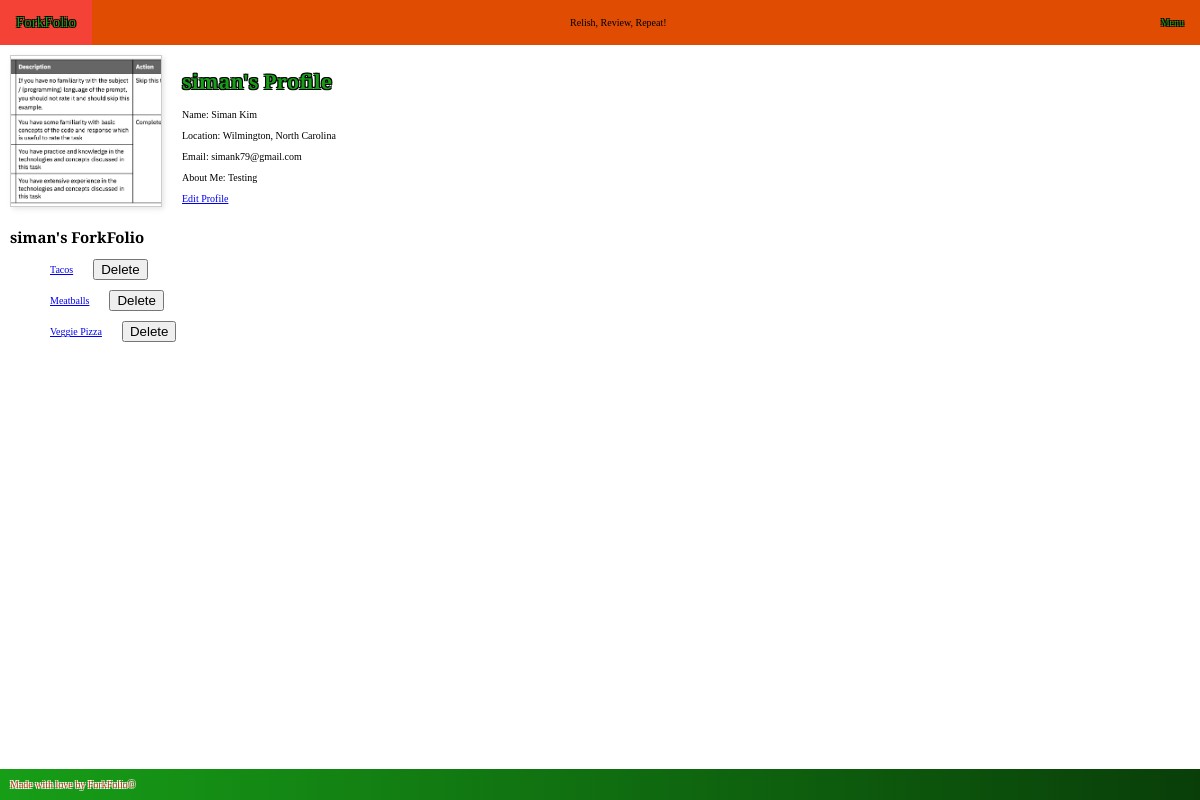
The app's page /recipes/profile/ (signed in) with its own data.
### recipes/models.py (models this page shows, shortened)
class Profile(models.Model):
    user = models.OneToOneField(User, on_delete=models.CASCADE)
    name = models.CharField(max_length=100, blank=True)
    location = models.CharField(max_length=100, blank=True)
    email = models.EmailField(blank=True)
    about_me = models.TextField(blank=True)
    profile_picture = models.ImageField(upload_to='profile_pictures/', blank=True, null=True)
    profile_picture_url = models.URLField(blank=True, null=True)

class Recipe(models.Model):
    title = models.CharField(max_length=250)
    picture = models.URLField()
    description = models.TextField()
    created_on = models.DateTimeField(auto_now_add=True)
    user = models.ForeignKey(User, on_delete=models.CASCADE, null=True)

### recipes/views.py (the view)
# urls.py: path("profile/", profile_view, name="my_profile", kwargs={"username": None}),
@login_required
def profile_view(request, username=None):
    user = request.user if username is None else get_object_or_404(User, username=username)
    profile = get_object_or_404(Profile, user=user)
    recipes = Recipe.objects.filter(user=user)
    return render(request, 'recipes/profile.html', {'profile': profile, 'recipes': recipes})

### recipes/templates/recipes/profile.html (shortened to what this page needs)
{% extends 'base.html' %}
{% load static %}
{% block content %}
<div class="profile-container">
  {% if profile.profile_picture %}
    <img src="{{ profile.profile_picture.url }}" alt="Profile Picture" class="profile-pic">
  {% elif profile.profile_picture_url %}
    <img src="{{ profile.profile_picture_url }}" alt="Profile Picture" class="profile-pic">
  {% else %}
    <img src="{% static 'default_profile_pic.jpg' %}" alt="Default Profile Picture" class="profile-pic">
  {% endif %}
  <div class="profile-info">
    <h1>{{ profile.user.username }}'s Profile</h1>
    <p>Name: {{ profile.name }}</p>
    <p>Location: {{ profile.location }}</p>
    <p>Email: {{ profile.email }}</p>
    <p>About Me: {{ profile.about_me }}</p>
    {% if user.is_authenticated and user == profile.user %}
      <a href="{% url 'profile_edit' %}">Edit Profile</a>
    {% endif %}
  </div>
</div>
<h2>{{ profile.user.username }}'s ForkFolio</h2>
<ul>
  {% for recipe in recipes %}
    <div class="recipe-item">
      <div class="recipe-name">
        <a href="{% url 'show_recipe' id=recipe.id %}">{{ recipe.title }}</a>
      </div>
      <div class="recipe_delete">
        <form action="{% url 'delete_recipe' id=recipe.id %}" method="post">
          <button type="submit" onclick="return confirm('Are you sure you want to delete this recipe?');">Delete</button>
        </form>
      </div>
    </div>
  {% endfor %}
</ul>
{% endblock %}

### recipes/static/css/recipes.css (style rules this page uses)
html { height: 100%; }
body { opacity: 0; transition: opacity 0.5s ease-in-out; margin: 0; padding: 0; font-size: 10px; display: flex; flex-direction: column; min-height: 100vh; font-family: 'Alfa Slab One'; }
body.fade-in { opacity: 1; }
h1 { letter-spacing: 0px; color: #179e17; text-shadow: -1px -1px 0 black, 1px -1px 0 black, -1px 1px 0 black, 1px 1px 0 black; }
h2 { letter-spacing: 0px; }
img { height: 200px; border: 1px solid #ccc; box-shadow: 2px 2px 5px rgba(0,0,0,0.1); }
.recipe-item { display: flex; align-items: center; margin-bottom: 10px; }
.recipe-name { margin-right: 20px; }
.profile-container { display: flex; align-items: start; margin-bottom: 20px; }
.profile-pic { width: 150px; height: 150px; margin-right: 20px; object-fit: cover; border: 1px solid #ccc; }
.profile-info { flex-grow: 1; }

### records on screen
Profile: profile_picture (picture), user.username "siman", name "Siman Kim", location "Wilmington, North Carolina", email "simank79@gmail.com", about_me "Testing"
Recipe: title "Tacos"
Recipe: title "Meatballs"
Recipe: title "Veggie Pizza"
